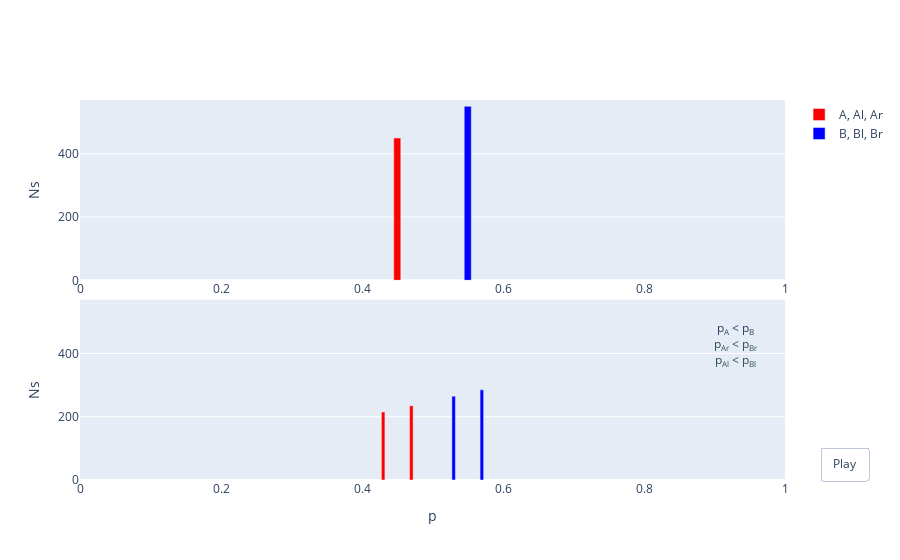

Source (notebook cell):
### Code cell
p_ar, n_ar, p_al, n_al, p_br, n_br, p_bl, n_bl = frames[0]

fig = make_subplots(
    rows=2, cols=1,
    vertical_spacing=0.051
)

fig.add_trace(go.Bar(x=[p_a], y=[p_a * n_a], width=0.01, name='A, Al, Ar', marker_color='red'), row=1, col=1)
fig.add_trace(go.Bar(x=[p_b], y=[p_b * n_b], width=0.01, name='B, Bl, Br', marker_color='blue'), row=1, col=1)
fig.add_trace(go.Bar(x=[p_ar], y=[p_ar * n_ar], width=0.005, name='Ar', showlegend=False, marker_color='red'), row=2, col=1)
fig.add_trace(go.Bar(x=[p_al], y=[p_al * n_al], width=0.005, name='Al', showlegend=False, marker_color='red'), row=2, col=1)
fig.add_trace(go.Bar(x=[p_br], y=[p_br * n_br], width=0.005, name='Br', showlegend=False, marker_color='blue'), row=2, col=1)
fig.add_trace(go.Bar(x=[p_bl], y=[p_bl * n_bl], width=0.005, name='Bl', showlegend=False, marker_color='blue'), row=2, col=1)

antext = f"p<sub>A</sub> {'>' if p_a > p_b else '<'} p<sub>B</sub>"
antext_r = f"p<sub>Ar</sub> {'>' if p_ar > p_br else '<'} p<sub>Br</sub>"
anc_r = 'red' if p_ar > p_br else 'darkslategrey'
antext_l = f"p<sub>Al</sub> {'>' if p_al > p_bl else '<'} p<sub>Bl</sub>"
anc_l = 'red' if p_al > p_bl else 'darkslategrey'
fig.add_annotation(x=0.93, y=480,
                   xref='x2', yref='y2',
                   text=antext,
                   align='center',
                   showarrow=False)
fig.add_annotation(x=0.93, y=430,
                   xref='x2', yref='y2',
                   text=antext_r,
                   font_color=anc_r,
                   align='center',
                   showarrow=False)
fig.add_annotation(x=0.93, y=380,
                   xref='x2', yref='y2',
                   text=antext_l,
                   font_color=anc_l,
                   align='center',
                   showarrow=False)

fig_frames = []
for (p_ar, n_ar, p_al, n_al, p_br, n_br, p_bl, n_bl) in frames:
    antext = f"p<sub>A</sub> {'>' if p_a > p_b else '<'} p<sub>B</sub>"
    antext_r = f"p<sub>Ar</sub> {'>' if p_ar > p_br else '<'} p<sub>Br</sub>"
    anc_r = 'red' if p_ar > p_br else 'darkslategrey'
    antext_l = f"p<sub>Al</sub> {'>' if p_al > p_bl else '<'} p<sub>Bl</sub>"
    anc_l = 'red' if p_al > p_bl else 'darkslategrey'

    layout_i = go.Layout(annotations=[
        go.layout.Annotation(x=0.93, y=480,
                             xref='x2', yref='y2',
                             text=antext,
                             align='center',
                             showarrow=False),
        go.layout.Annotation(x=0.93, y=430,
                             xref='x2', yref='y2',
                             text=antext_r,
                             font_color=anc_r,
                             align='center',
                             showarrow=False),
        go.layout.Annotation(x=0.93, y=380,
                             xref='x2', yref='y2',
                             text=antext_l,
                             font_color=anc_l,
                             align='center',
                             showarrow=False)
    ])

    fig_frames.append(go.Frame(data=[go.Bar(visible=True),
                                     go.Bar(visible=True),
                                     go.Bar(x=[p_ar], y=[p_ar * n_ar]),
                                     go.Bar(x=[p_al], y=[p_al * n_al]),
                                     go.Bar(x=[p_br], y=[p_br * n_br]),
                                     go.Bar(x=[p_bl], y=[p_bl * n_bl])],
                               traces=[0,1,2,3,4,5],
                               layout=layout_i))

fig.frames=fig_frames
button = dict(
             label='Play',
             method='animate',
             args=[None, dict(frame=dict(duration=50, redraw=False), 
                              transition=dict(duration=0),
                              fromcurrent=True,
                              mode='immediate')])
fig.update_layout(updatemenus=[dict(type='buttons',
                              showactive=False,
                              y=0,
                              x=1.05,
                              xanchor='left',
                              yanchor='bottom',
                              buttons=[button])])

fig.update_layout(xaxis_range=[0,1],
                  xaxis2_range=[0,1],
                  yaxis_range=[0,570],
                  yaxis2_range=[0,570],
                  xaxis2_title='p',
                  yaxis_title='Ns',
                  yaxis2_title='Ns',
                  height=600)

### Figure 1 — Plotly figure (JSON) as saved in the notebook; plotly's stock layout.template omitted (floating-point values rounded to 4 significant figures)
{"data": [{"marker": {"color": "red"}, "name": "A, Al, Ar", "type": "bar", "visible": true, "width": 0.01, "x": [0.45], "xaxis": "x", "y": [450], "yaxis": "y"}, {"marker": {"color": "blue"}, "name": "B, Bl, Br", "type": "bar", "visible": true, "width": 0.01, "x": [0.55], "xaxis": "x", "y": [550], "yaxis": "y"}, {"marker": {"color": "red"}, "name": "Ar", "showlegend": false, "type": "bar", "width": 0.005, "x": [0.47], "xaxis": "x2", "y": [235], "yaxis": "y2"}, {"marker": {"color": "red"}, "name": "Al", "showlegend": false, "type": "bar", "width": 0.005, "x": [0.43], "xaxis": "x2", "y": [215], "yaxis": "y2"}, {"marker": {"color": "blue"}, "name": "Br", "showlegend": false, "type": "bar", "width": 0.005, "x": [0.57], "xaxis": "x2", "y": [285], "yaxis": "y2"}, {"marker": {"color": "blue"}, "name": "Bl", "showlegend": false, "type": "bar", "width": 0.005, "x": [0.53], "xaxis": "x2", "y": [265], "yaxis": "y2"}], "layout": {"annotations": [{"align": "center", "showarrow": false, "text": "p<sub>A</sub> < p<sub>B</sub>", "x": 0.93, "xref": "x2", "y": 480, "yref": "y2"}, {"align": "center", "font": {"color": "darkslategrey"}, "showarrow": false, "text": "p<sub>Ar</sub> < p<sub>Br</sub>", "x": 0.93, "xref": "x2", "y": 430, "yref": "y2"}, {"align": "center", "font": {"color": "darkslategrey"}, "showarrow": false, "text": "p<sub>Al</sub> < p<sub>Bl</sub>", "x": 0.93, "xref": "x2", "y": 380, "yref": "y2"}], "autosize": true, "updatemenus": [{"active": 0, "buttons": [{"args": [null, {"frame": {"duration": 50, "redraw": false}, "fromcurrent": true, "mode": "immediate", "transition": {"duration": 0}}], "label": "Play", "method": "animate"}], "showactive": false, "type": "buttons", "x": 1.05, "xanchor": "left", "y": 0, "yanchor": "bottom"}], "xaxis": {"anchor": "y", "domain": [0, 1], "range": [0, 1], "type": "linear"}, "xaxis2": {"anchor": "y2", "domain": [0, 1], "range": [0, 1], "title": {"text": "p"}, "type": "linear"}, "yaxis": {"anchor": "x", "domain": [0.5255, 1], "range": [0, 570], "title": {"text": "Ns"}, "type": "linear"}, "yaxis2": {"anchor": "x2", "domain": [0, 0.4745], "range": [0, 570], "title": {"text": "Ns"}, "type": "linear"}}}
